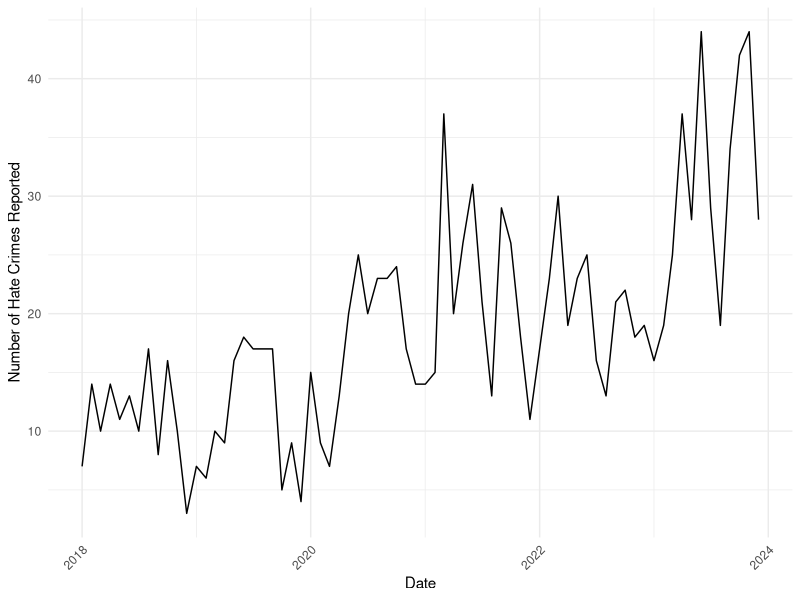
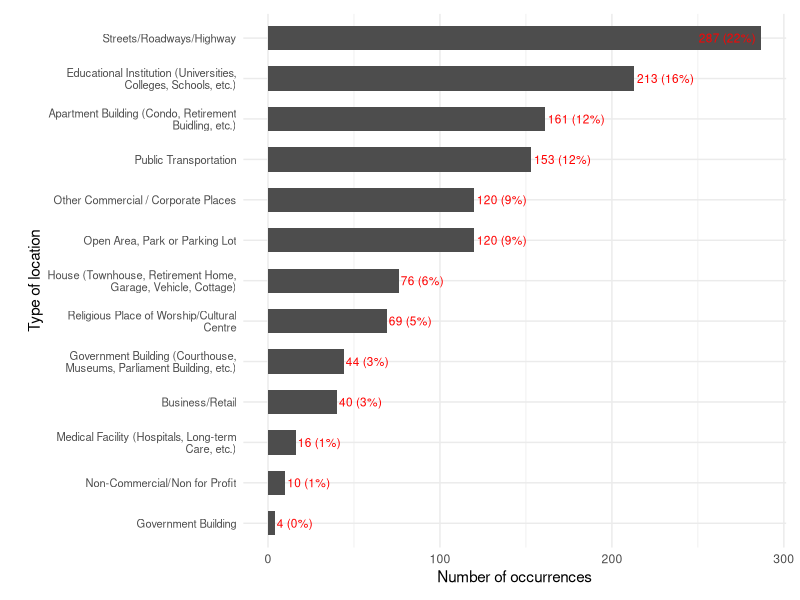
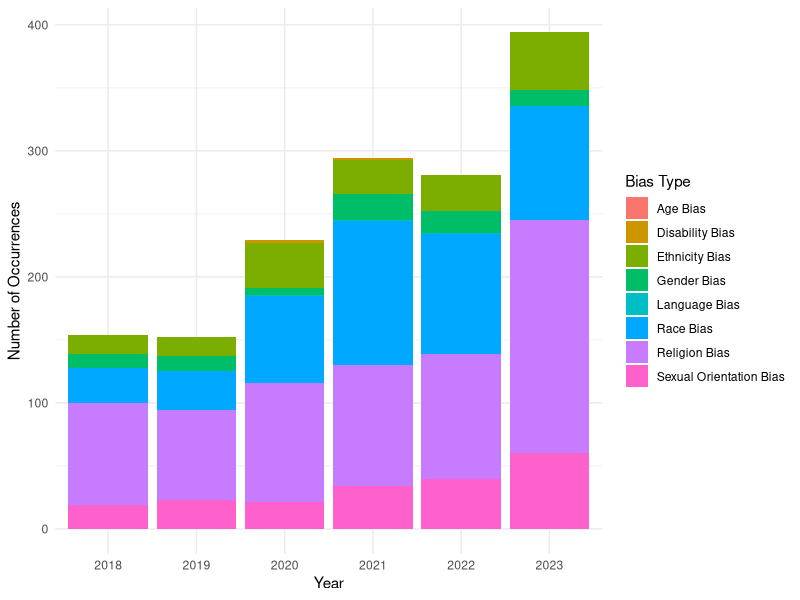

The R source for these figures, in order:
## ---- chunk 1
#| include: false
#| warning: false
#| message: false

library(tidyverse)
library(ggplot2)
library(dplyr)

time_data <- read_csv(here::here("data/analysis_data/monthly_data.csv"))
location_data <- read_csv(here::here("data/analysis_data/location_data.csv"))
type_data <- read_csv(here::here("data/analysis_data/bias_type_data.csv"))
## ---- chunk 2
#| label: fig-time
#| fig-cap: Monthly Number of Hate Crimes in Toronto from 2018 to 2023
#| echo: false
#| fig-pos: "H"

ggplot(time_data, aes(x = year_month, y = total_occurrences)) +
  geom_line() +
  labs(x = "Date",
       y = "Number of Hate Crimes Reported") +
  theme_minimal() +
  theme(axis.text.x = element_text(angle = 45, hjust = 1))
## ---- chunk 3
#| label: fig-location
#| fig-cap: Hate Crime Incidents by Location Type in Toronto from 2018 to 2023
#| echo: false
#| fig-pos: "H"
location_data <- location_data %>%
  filter(!is.na(LOCATION_TYPE)) %>%
  mutate(LOCATION_TYPE = str_wrap(LOCATION_TYPE, width = 40)) %>% 
  mutate(percentage = (total_occurrences / sum(total_occurrences)) * 100,
         label = paste0(total_occurrences, " (", round(percentage, 0), "%)"))

ggplot(location_data, aes(x = reorder(LOCATION_TYPE, total_occurrences), 
                            y = total_occurrences)) +
  geom_bar(stat = "identity", fill = "grey30", width = 0.6) +
  geom_text(aes(label = label), 
            hjust = ifelse(location_data$LOCATION_TYPE == "Streets/Roadways/Highway", 1.1, -0.05), 
            color = "red", 
            size = 3) +
  coord_flip() +
  labs(x = "Type of location", 
       y = "Number of occurrences") +
  theme_minimal() +
  theme(plot.title = element_text(hjust = 0.5),
        plot.margin = margin(10, 10, 10, 20),
        axis.text.y = element_text(size = 8))
## ---- chunk 4
#| label: fig-type
#| fig-cap: Distribution of Hate Crime Types in Toronto from 2018 to 2023
#| echo: false
#| fig-pos: "H"

data_long <- type_data %>%
  pivot_longer(cols = -OCCURRENCE_YEAR, 
               names_to = "bias_type", 
               values_to = "count")

data_long <- data_long %>% 
    mutate(bias_type = recode(bias_type,
                            "AGE_BIAS" = "Age Bias",
                            "MENTAL_OR_PHYSICAL_DISABILITY" = "Disability Bias",
                            "RACE_BIAS" = "Race Bias",
                            "ETHNICITY_BIAS" = "Ethnicity Bias",
                            "LANGUAGE_BIAS" = "Language Bias",
                            "RELIGION_BIAS" = "Religion Bias",
                            "SEXUAL_ORIENTATION_BIAS" = "Sexual Orientation Bias",
                            "GENDER_BIAS" = "Gender Bias"))

ggplot(data_long, aes(x = as.factor(OCCURRENCE_YEAR), y = count, fill = bias_type)) +
  geom_bar(stat = "identity") +
  labs(x = "Year", 
       y = "Number of Occurrences",
       fill = "Bias Type") +
  theme_minimal() +
  theme(plot.title = element_text(hjust = 0.5))
